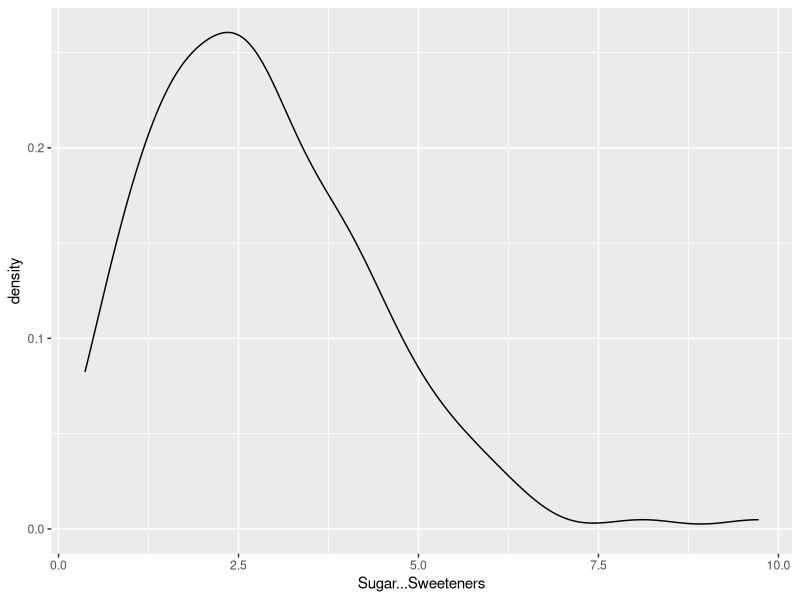

Write R code to recreate this figure.
#Libraries used
install.packages("dplyr")
library("dplyr")
install.packages ("ggplot2")
library("ggplot2")

#Importing and reading the data files with the global food data (in kilograms), and global COVID data 
global_food_data <- read.csv("./data/global_food_and_covid.csv")

#Grouping Food Supply data set by food category(sweeteners)
food_supply_quantity_kg_data <- global_food_data %>%
  group_by(Sugar...Sweeteners) %>%
  filter(Last_Update == max(Last_Update, na.rm = TRUE))
  
#creating a density map exemplifying the correlation between the percentage 
#cd ~of global sugar consumption and the percentages of deaths from COVID 
food_supply_quantity_kg_data %>%
  ggplot(., aes(x = Sugar...Sweeteners, fill = country_deaths)) +
  geom_density()
  
